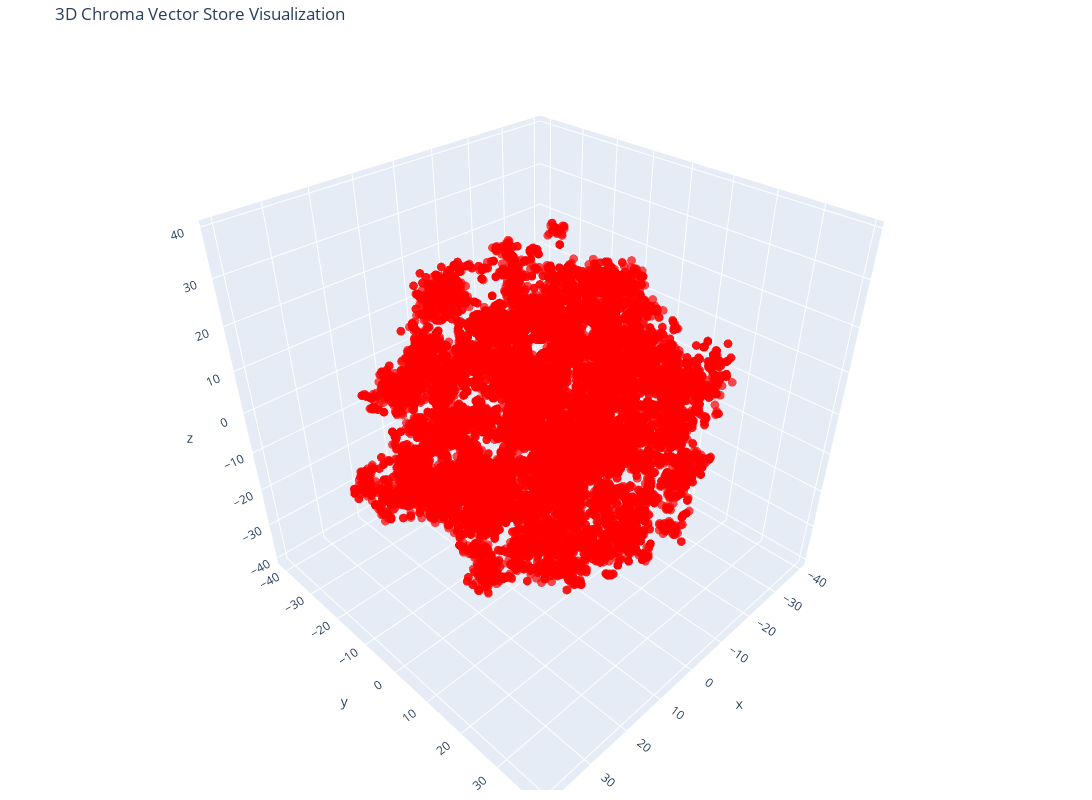

Here is the notebook cell this chart was saved with:
### Code cell
# Create the 3D scatter plot
fig = go.Figure(data=[go.Scatter3d(
    x=reduced_vectors[:, 0],
    y=reduced_vectors[:, 1],
    z=reduced_vectors[:, 2],
    mode='markers',
    marker=dict(size=3, color=colors, opacity=0.7),
)])

fig.update_layout(
    title='3D Chroma Vector Store Visualization',
    scene=dict(xaxis_title='x', yaxis_title='y', zaxis_title='z'),
    width=1200,
    height=800,
    margin=dict(r=20, b=10, l=10, t=40)
)

fig.show()

### Figure 1 — Plotly figure (JSON) as saved in the notebook; plotly's stock layout.template omitted (floating-point values rounded to 4 significant figures; data arrays with more than 128 entries replaced by an {"elided": "..."} marker saying what was removed)
{"data": [{"marker": {"color": {"elided": "20000 str values"}, "opacity": 0.7, "size": 3}, "mode": "markers", "type": "scatter3d", "x": {"elided": "20000 float values"}, "y": {"elided": "20000 float values"}, "z": {"elided": "20000 float values"}}], "layout": {"height": 800, "margin": {"b": 10, "l": 10, "r": 20, "t": 40}, "scene": {"xaxis": {"title": {"text": "x"}}, "yaxis": {"title": {"text": "y"}}, "zaxis": {"title": {"text": "z"}}}, "title": {"text": "3D Chroma Vector Store Visualization"}, "width": 1200}}
